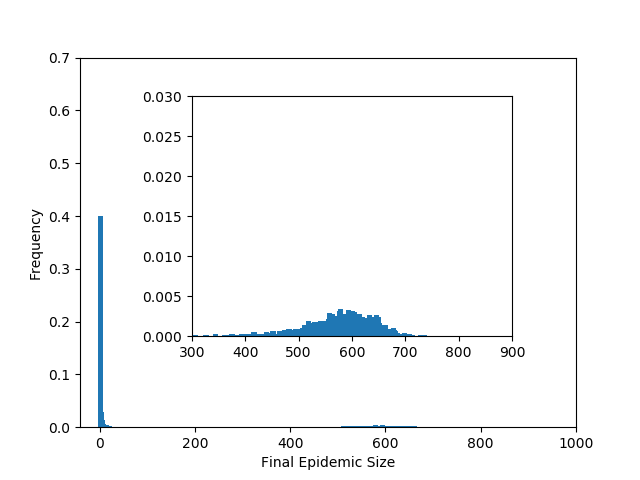

This chart was generated by the following Python code:
import EoN
import networkx as nx
import matplotlib.pyplot as plt

from collections import defaultdict


N=1000
gamma = 1
tau = 1.5/N
G = nx.complete_graph(N)
iterations = 10000
binwidth = 10

H = defaultdict(int)
for counter in range(iterations):
    t, S, I, R = EoN.fast_SIR(G, tau, gamma)
    H[binwidth*(R[-1]/binwidth)] = H[binwidth*(R[-1]/binwidth)]+1./iterations


fig = plt.figure(1)
main = plt.axes()

main.bar(*zip(*H.items()), width = binwidth, linewidth=0)
main.axis(xmax=1000, ymax = 0.7)
plt.xlabel('Final Epidemic Size')
plt.ylabel('Frequency')

inset = plt.axes([0.3,0.3,0.5,0.5])
inset.bar(*zip(*H.items()), width = binwidth, linewidth=0)
inset.axis(xmin = 300, xmax = 900, ymin=0, ymax = 0.03)

plt.savefig('fig1p5.png')